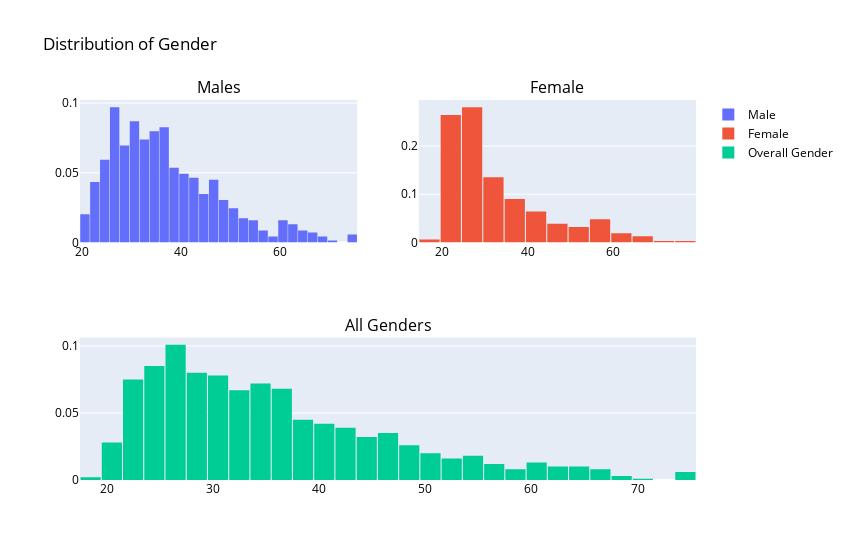

The notebook cell saved with this chart:
### Code cell
from plotly import tools
# import plotly.plotly as py
import plotly.graph_objs as go

by_age = df['Age'].values.tolist()
male_age = df['Age'].loc[df['Sex'] == 'male'].values.tolist()
female_age = df['Age'].loc[df['Sex'] == 'female'].values.tolist()

trace0 = go.Histogram(
    x=male_age,
    histnorm='probability',
    name="Male",
    marker = dict(
        color = 'rgba(100, 149, 237)',
    )
)
trace1 = go.Histogram(
    x=female_age,
    histnorm='probability',
    name="Female",
    marker = dict(
        color = 'rgba(255, 182, 193)',
    )
)
trace2 = go.Histogram(
    x=by_age,
    histnorm='probability',
    name="Overall Gender",
     marker = dict(
        color = 'rgba(169, 169, 169)',
    )
)
fig = tools.make_subplots(rows=2, cols=2, specs=[[{}, {}], [{'colspan': 2}, None]],
                          subplot_titles=('Males','Female', 'All Genders'))

fig.append_trace(trace0, 1, 1)
fig.append_trace(trace1, 1, 2)
fig.append_trace(trace2, 2, 1)

fig['layout'].update(showlegend=True, title='Distribution of Gender', bargap=0.05, width = 850,font=dict(color='rgb(0, 0, 0)'))
iplot(fig, filename='custom-sized-subplot-with-subplot-titles')

### Figure 1 — Plotly figure (JSON) as saved in the notebook; plotly's stock layout.template omitted (floating-point values rounded to 4 significant figures; data arrays with more than 128 entries replaced by an {"elided": "..."} marker saying what was removed)
{"data": [{"histnorm": "probability", "marker": {"color": "rgba(100, 149, 237)"}, "name": "Male", "type": "histogram", "x": {"elided": "690 int values"}, "xaxis": "x", "yaxis": "y"}, {"histnorm": "probability", "marker": {"color": "rgba(255, 182, 193)"}, "name": "Female", "type": "histogram", "x": {"elided": "310 int values"}, "xaxis": "x2", "yaxis": "y2"}, {"histnorm": "probability", "marker": {"color": "rgba(169, 169, 169)"}, "name": "Overall Gender", "type": "histogram", "x": {"elided": "1000 int values"}, "xaxis": "x3", "yaxis": "y3"}], "layout": {"annotations": [{"font": {"size": 16}, "showarrow": false, "text": "Males", "x": 0.225, "xanchor": "center", "xref": "paper", "y": 1, "yanchor": "bottom", "yref": "paper"}, {"font": {"size": 16}, "showarrow": false, "text": "Female", "x": 0.775, "xanchor": "center", "xref": "paper", "y": 1, "yanchor": "bottom", "yref": "paper"}, {"font": {"size": 16}, "showarrow": false, "text": "All Genders", "x": 0.5, "xanchor": "center", "xref": "paper", "y": 0.375, "yanchor": "bottom", "yref": "paper"}], "bargap": 0.05, "font": {"color": "rgb(0, 0, 0)"}, "showlegend": true, "title": {"text": "Distribution of Gender"}, "width": 850, "xaxis": {"anchor": "y", "domain": [0, 0.45]}, "xaxis2": {"anchor": "y2", "domain": [0.55, 1]}, "xaxis3": {"anchor": "y3", "domain": [0, 1]}, "yaxis": {"anchor": "x", "domain": [0.625, 1]}, "yaxis2": {"anchor": "x2", "domain": [0.625, 1]}, "yaxis3": {"anchor": "x3", "domain": [0, 0.375]}}}
